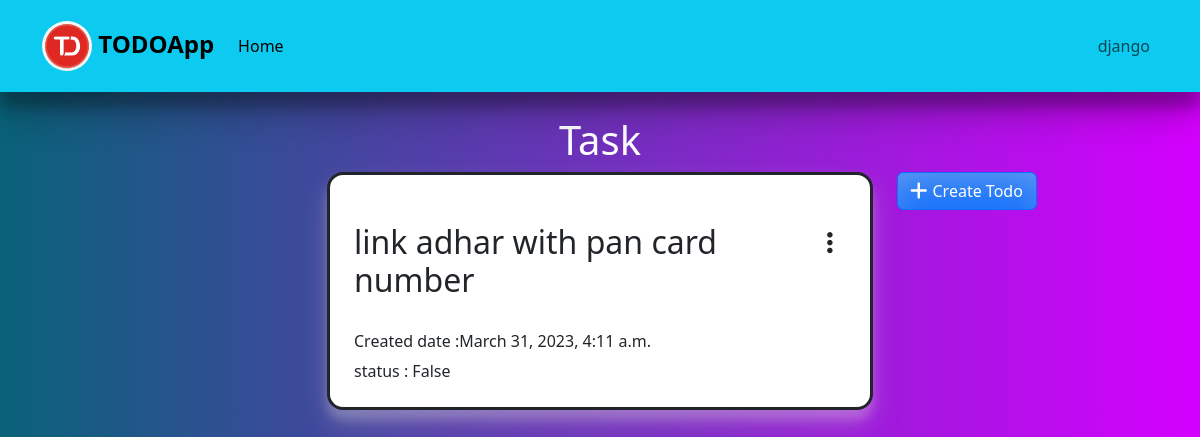
The page /todo/9/ (signed in) on the database its author committed.
### todo/models.py (models this page shows, shortened)
class Tasks(models.Model):
    task_name=models.CharField(max_length=300)
    user=models.ForeignKey(User,on_delete=models.CASCADE)
    status=models.BooleanField(default=False)
    created_date=models.DateTimeField(auto_now_add=True)

### todo/views.py (the view)
# urls.py: path('todo/<int:pk>/',views.TodoDetailView.as_view(),name='detail'),
@method_decorator(decks,name='dispatch')
class TodoDetailView(DetailView):
    template_name='todo-detail.html'
    model=Tasks
    context_object_name="task"

### todo/views.py (called while the page is built)
def sign_required(fn):
    def wrapper(request,*args, **kwargs):
        if not request.user.is_authenticated:
            messages.error(request,"please login ")
            return redirect('login')
        return fn(request,*args,**kwargs)
    return wrapper

### todo/templates/todo-detail.html (shortened to what this page needs)
{% extends 'base.html' %}
{% load static %}
{% block content %}
{% include "navbar.html" %}
<div class="container ">
    <h1 class="text-center text-white mt-4">Task</h1>
    <div class="row">
        <div class="col-3"></div>
        <div class="col-6">
            <div class="bg-white p-4 border border-3 rounded-4 border-dark" style="box-shadow: rgba(214, 208, 208, 0.25) 0px 14px 28px, rgba(239, 233, 233, 0.22) 0px 10px 10px;">
               <div class="d-flex justify-content-between my-4">
                <div> <h2>{{task.task_name}}</h2></div>
                <div>
                    <div class="dropdown">
                        <button class="btn dropdown-toggle " type="button" data-bs-toggle="dropdown" aria-expanded="false">
                            <i class="fa-solid fa-ellipsis-vertical"></i>
                        </button>
                    </div>
                </div>
               </div>
                <h6><span>Created date :</span>{{task.created_date}}</h6>
                <span>status : {{task.status}}</span>
            </div>
        </div>
        <div class="col-3">
            <a class="addtodo btn text-white btn-primary d-flex align-items-center" href="{%url 'add-todo'%}"><i class="fa-solid fa-plus"></i><span>Create Todo</span>
            </a>
        </div>
    </div>
</div>
{% endblock content %}

### todo/templates/navbar.html (shortened to what this page needs)
{% load static %}
<nav class="navbar navbar-expand-lg bg-info p-3 " style="box-shadow: rgba(0, 0, 0, 0.3) 0px 19px 38px, rgba(0, 0, 0, 0.22) 0px 15px 12px;">
    <div class="container d-flex">
      <div class="d-flex">
        <a class="navbar-brand fs-4 fw-bolder" href="{%url 'home'%}">
          <img style="border-radius: 50%; width: 50px; height: 50px;" src="{%static 'images/todo-logo.png'%}" alt="img">
          TODOApp</a>
      <div class="collapse navbar-collapse" id="navbarNavDropdown">
        <ul class="navbar-nav">
          <li class="nav-item">
            <a class="nav-link active" aria-current="page" href="{%url 'all-todo'%}">Home</a>
          </li>
        </ul>
      </div>
      </div>
      <div>
        <ul class="navbar-nav">
          {% if request.user.is_authenticated %}
          <li class="nav-item dropdown">
              <a class="nav-link dropdown-toggle" href="#" role="button" data-bs-toggle="dropdown" aria-expanded="false">
                {{request.user}}
              </a>
            </li>
          {% endif %}
          </ul>
        </div>
      </div>
  </nav>

### todo/static/css/style.css (style rules this page uses)
.fa-solid { font-size: 25px; }
.dropdown-toggle::after { content: none; }
.addtodo { width: 140px; box-shadow: rgba(206, 206, 220, 0.25) 0px 30px 60px -12px inset, rgba(242, 237, 237, 0.3) 0px 18px 36px -18px inset; }
.fa-plus { font-size: 20px; margin-right: 5px; }

### rows shown on the page
Tasks: task_name "link adhar with pan card number", created_date "March 31, 2023, 4:11 a.m.", status "False"

### other values the page prints
{{ request.user }} "django"
